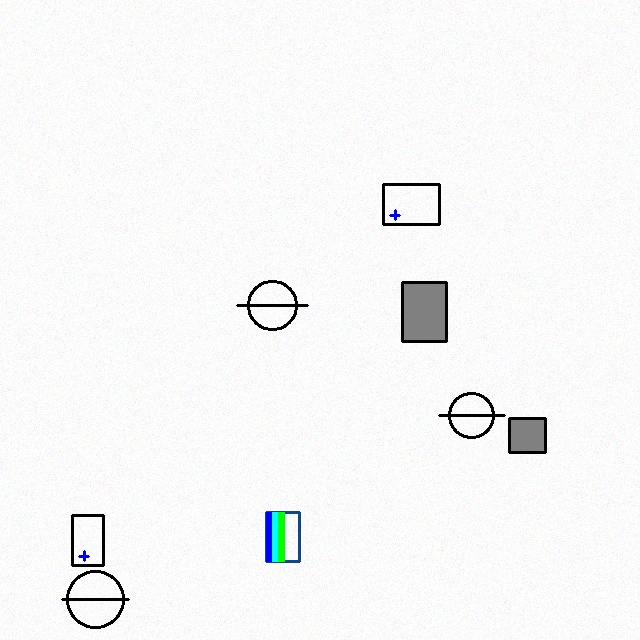
#> input picture backend/circuit_dataset/images/train/circuit_0000.jpg, 640 x 640 px; its folder holds only this picture in this run
$ python -i vision_processor.py   (imports and definitions only)
#> lines starting #> are read from the running program, lines starting #| are printed output that depends on the picture; after the words box and inside, x2 and y2 are one past the last pixel; in counts of white or black regions, pixels touching at a corner belong together
# backend/app/vision_processor.py
"""
Enhanced Vision Processing - Hybrid YOLO + Gemini Approach
Combines YOLOv8 component detection with Gemini Vision analysis
"""
import os
import json
import cv2
import numpy as np
from typing import Dict, Any, List, Tuple, Optional

# Try to import YOLOv8, fall back to Gemini-only if unavailable
# Defer YOLO import to avoid circular import issues with matplotlib
YOLO_AVAILABLE = False
YOLO = None

# [15 lines left out: function _lazy_load_yolo, not called in this run]

try:
    from google import genai
    from google.genai import types
    GEMINI_AVAILABLE = True
except ImportError:
    GEMINI_AVAILABLE = False

API_KEY = os.environ.get("GEMINI_API_KEY")

# Component class names from the circuitry dataset
COMPONENT_CLASSES = [
    'and', 'antenna', 'capacitor-polarized', 'capacitor-unpolarized', 'crossover',
    'diac', 'diode', 'diode-light_emitting', 'fuse', 'gnd', 'inductor',
    'integrated_circuit', 'integrated_cricuit-ne555', 'lamp', 'microphone',
    'motor', 'nand', 'nor', 'not', 'operational_amplifier', 'optocoupler',
    'or', 'probe-current', 'relay', 'resistor', 'resistor-adjustable',
    'resistor-photo', 'schmitt_trigger', 'socket', 'speaker', 'switch',
    'terminal', 'thyristor', 'transformer', 'transistor', 'transistor-photo',
    'triac', 'varistor', 'voltage-dc', 'voltage-dc_ac', 'voltage-dc_regulator',
    'vss', 'xor'
]

class VisionProcessor:
    def __init__(self):
        self.yolo_model = None
        self.gemini_client = None

        # Try to load YOLO model
        if YOLO_AVAILABLE:
            try:
                # Get model path from environment variable or use default paths
                model_path = os.environ.get(
                    "YOLO_MODEL_PATH",
                    os.path.join(os.path.dirname(__file__), "../../circuitry/best.pt")
                )

                # Fallback paths if environment variable not set
                yolo_paths = [
                    model_path,
                    os.path.abspath(os.path.join(os.path.dirname(__file__), "../../circuitry/best.pt")),
                    "./best.pt",
                    "../models/best.pt"
                ]

                for path in yolo_paths:
                    if os.path.exists(path):
                        if _lazy_load_yolo():
                            self.yolo_model = YOLO(path)
                            print(f"✅ YOLO model loaded from: {path}")
                            break
                        else:
                            print("⚠️  YOLO import failed, using Gemini Vision only")
                            break

                if not self.yolo_model:
                    print("⚠️  YOLO weights not found, using Gemini Vision only")

            except Exception as e:
                print(f"⚠️  YOLO loading failed: {e}")

        # Initialize Gemini if available
        if GEMINI_AVAILABLE and API_KEY:
            try:
                self.gemini_client = genai.Client()
                print("✅ Gemini Vision initialized")
            except Exception as e:
                print(f"⚠️  Gemini initialization failed: {e}")

    def preprocess_image_for_lines(self, image_path: str) -> Tuple[np.ndarray, np.ndarray]:
        """Preprocess image for line/wire detection using OpenCV"""
        image = cv2.imread(image_path, cv2.IMREAD_GRAYSCALE)
#> image: shape (640, 640); min 0, max 255, mean 246.6
        if image is None:
            raise ValueError(f"Could not load image: {image_path}")

        # Gaussian blur to reduce noise
        blurred = cv2.GaussianBlur(image, (3, 3), 0)

        # Canny edge detection
        edges = cv2.Canny(blurred, 50, 150)
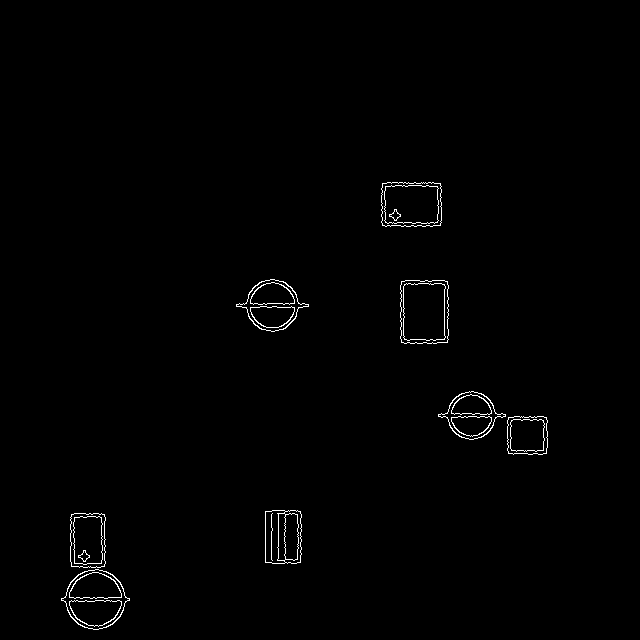
#> edges: shape (640, 640); 0.8% white in thin lines or dots, all inside (x1, y1, x2, y2) = (61, 182, 548, 630)

        return image, edges

    def create_component_mask(self, image_shape: Tuple[int, int],
                            component_boxes: List[Tuple[float, float, float, float]]) -> np.ndarray:
        """Create mask to exclude component areas from line detection"""
#> called with image_shape = (640, 640)
        height, width = image_shape
        mask = np.ones((height, width), dtype=np.uint8) * 255

        for box in component_boxes:
            x1, y1, x2, y2 = map(int, box)
            # Add padding around components to avoid detecting component edges as wires
            padding = 5
            x1 = max(0, x1 - padding)
            y1 = max(0, y1 - padding)
            x2 = min(width, x2 + padding)
            y2 = min(height, y2 + padding)

            cv2.rectangle(mask, (x1, y1), (x2, y2), 0, -1)

        return mask

    def detect_wires_opencv(self, image_path: str,
                          component_boxes: List[Tuple[float, float, float, float]]) -> List[Dict[str, Any]]:
        """Detect wires/lines using OpenCV HoughLinesP"""
        try:
            image, edges = self.preprocess_image_for_lines(image_path)

            # Create mask to exclude component areas
            mask = self.create_component_mask(image.shape, component_boxes)
            masked_edges = cv2.bitwise_and(edges, mask)

            # Detect lines using probabilistic Hough transform
            lines = cv2.HoughLinesP(
                masked_edges,
                rho=1,
                theta=np.pi/180,
                threshold=50,
                minLineLength=20,
                maxLineGap=10
            )
#> lines = [[443, 280, 444, 313], [403, 342, 403, 281], [265, 562, 265, 511], [281, 329, 302, 303], [278, 563, 278, 510], [439, 183, 441, 218], [271, 562, 271, 511], [458, 416, 543, 416]]

            wires = []
            if lines is not None:
                for i, line in enumerate(lines):
                    try:
                        # Handle different line formats (OpenCV version differences)
                        if len(line) == 4:
                            x1, y1, x2, y2 = line
                        else:
                            x1, y1, x2, y2 = line[0]
                    except (ValueError, IndexError) as e:
                        print(f"Skipping malformed line {i}: {e}")
                        continue

                    # Calculate line properties
                    length = np.sqrt((x2-x1)**2 + (y2-y1)**2)
                    angle = np.degrees(np.arctan2(y2-y1, x2-x1))

                    wire = {
                        "id": f"w{i+1}",
                        "start_point": [int(x1), int(y1)],
                        "end_point": [int(x2), int(y2)],
                        "length": round(length, 2),
                        "angle": round(angle, 2),
                        "type": "wire"
                    }
                    wires.append(wire)
#> this loop made 8 passes
#> (x1, y1, x2, y2, length, angle) on passes 1 to 8: (443, 280, 444, 313, 33.02, 88.26), (403, 342, 403, 281, 61, -90), (265, 562, 265, 511, 51, -90), (281, 329, 302, 303, 33.42, -51.07), (278, 563, 278, 510, 53, -90), (439, 183, 441, 218, 35.06, 86.73), (271, 562, 271, 511, 51, -90), (458, 416, 543, 416, 85, 0)
#> after the loop, wires = 8 items

            return wires

        except Exception as e:
            print(f"Wire detection failed: {e}")
            return []

    # [35 lines left out: function detect_components_yolo, not called in this run]

    def analyze_with_gemini(self, image_path: str, yolo_components: List[Dict] = None) -> Dict[str, Any]:
        """Analyze circuit using Gemini Vision with optional YOLO context"""
        if not self.gemini_client or not API_KEY:
            return self._create_fallback_result(yolo_components)

        try:
            with open(image_path, 'rb') as f:
                image_bytes = f.read()

            image_part = types.Part.from_bytes(data=image_bytes, mime_type='image/jpeg')

            # Enhanced prompt with YOLO context if available
            context_prompt = ""
            if yolo_components:
                detected_types = [comp['type'] for comp in yolo_components]
                context_prompt = f"\n\nNote: YOLO detection found these components: {', '.join(set(detected_types))}"

            prompt = f"""Analyze this electronic circuit diagram and return a JSON response with the following structure:
{{
  "components": [
    {{"type": "resistor", "name": "R1", "value": "10k", "nodes": ["N1", "N2"], "confidence": 0.95}},
    {{"type": "capacitor", "name": "C1", "value": "100nF", "nodes": ["N2", "0"], "confidence": 0.85}}
  ],
  "nets": ["N1", "N2", "0"],
  "circuit_analysis": {{
    "type": "circuit_type_here",
    "purpose": "brief_description",
    "key_components": ["component1", "component2"],
    "confidence": 0.90
  }},
  "recommendations": [
    "suggestion1",
    "suggestion2"
  ]
}}

Use node '0' for ground connections. Provide reasonable component values where visible.
{context_prompt}"""

            response = self.gemini_client.models.generate_content(
                model='gemini-2.0-flash',
                contents=[image_part, prompt],
                config={
                    'response_mime_type': 'application/json'
                }
            )

            result = json.loads(response.text)

            # Merge with YOLO results if available
            if yolo_components:
                result["yolo_detection"] = {
                    "components_found": len(yolo_components),
                    "confidence_avg": np.mean([comp['confidence'] for comp in yolo_components]),
                    "types_detected": list(set([comp['type'] for comp in yolo_components]))
                }

            return result

        except Exception as e:
            print(f"Gemini analysis failed: {e}")
            return self._create_fallback_result(yolo_components)

    def _create_fallback_result(self, yolo_components: List[Dict] = None) -> Dict[str, Any]:
        """Create fallback result when AI analysis fails"""
        components = []

        if yolo_components:
            # Convert YOLO components to standard format
            for i, comp in enumerate(yolo_components):
                components.append({
                    "type": comp['type'],
                    "name": f"{comp['type'].upper()}{i+1}",
                    "value": "unknown",
                    "nodes": [f"N{i}", f"N{i+1}"],
                    "confidence": comp['confidence']
                })
        else:
            # Basic fallback components
            components = [
                {"type": "resistor", "name": "R1", "value": "1k", "nodes": ["N1", "N2"], "confidence": 0.5},
                {"type": "voltage_source", "name": "V1", "value": "5V", "nodes": ["N1", "0"], "confidence": 0.5}
            ]

        return {
            "components": components,
            "nets": ["N1", "N2", "0"],
            "circuit_analysis": {
                "type": "unknown_circuit",
                "purpose": "Circuit analysis unavailable - using fallback detection",
                "key_components": [comp['type'] for comp in components],
                "confidence": 0.5
            },
            "recommendations": [
                "AI analysis unavailable - manual verification recommended"
            ],
            "fallback_mode": True
        }

    def process_circuit_image(self, image_path: str) -> Dict[str, Any]:
        """Main processing pipeline - hybrid YOLO + Gemini + OpenCV approach"""
        try:
            print(f"🔍 Processing circuit image: {image_path}")

            # Step 1: YOLO component detection
            yolo_components = []
            if self.yolo_model:
                yolo_components = self.detect_components_yolo(image_path)
                print(f"📍 YOLO detected {len(yolo_components)} components")

            # Step 2: OpenCV wire detection
            component_boxes = [comp['bbox'] for comp in yolo_components] if yolo_components else []
            wires = self.detect_wires_opencv(image_path, component_boxes)
#> wires = 8 items
            print(f"🔗 OpenCV detected {len(wires)} wires")
#| 🔗 OpenCV detected 8 wires

            # Step 3: Gemini analysis with YOLO context
            gemini_result = self.analyze_with_gemini(image_path, yolo_components)

            # Step 4: Combine all results
            final_result = {
                **gemini_result,
                "wires": wires,
                "detection_meta": {
                    "yolo_available": YOLO_AVAILABLE and self.yolo_model is not None,
                    "gemini_available": GEMINI_AVAILABLE and self.gemini_client is not None,
                    "yolo_components_count": len(yolo_components),
                    "opencv_wires_count": len(wires),
                    "processing_time": "calculated_in_main"
                }
            }

            print("✅ Circuit processing completed")
            return final_result

        except Exception as e:
            print(f"❌ Circuit processing failed: {e}")
            return self._create_fallback_result()

# Global processor instance
vision_processor = VisionProcessor()

def process_image_hybrid(image_path: str) -> Dict[str, Any]:
    """Public interface for hybrid vision processing"""
    return vision_processor.process_circuit_image(image_path)

>>> result = VisionProcessor().process_circuit_image('../circuit_dataset/images/train/circuit_0000.jpg')
#> result = 7 items

$ run again, on backend/circuit_dataset/images/train/circuit_0001.jpg
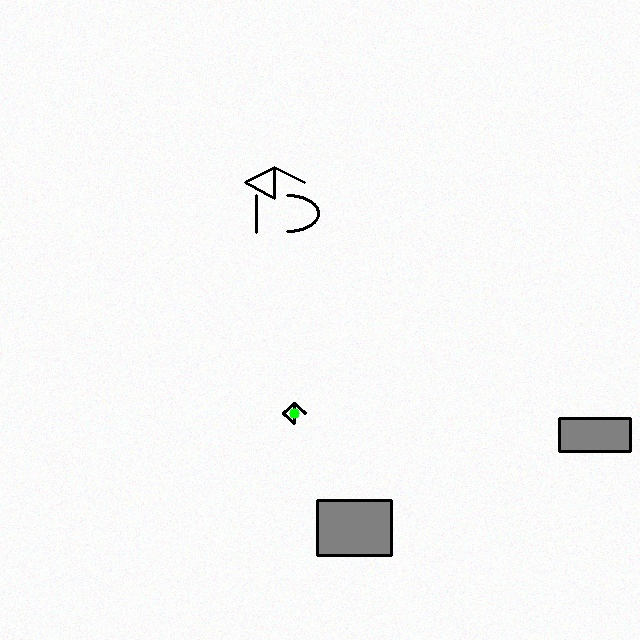
#> input picture backend/circuit_dataset/images/train/circuit_0001.jpg, 640 x 640 px
#> in preprocess_image_for_lines, `edges = cv2.Canny(blurred, 50, 150)`:
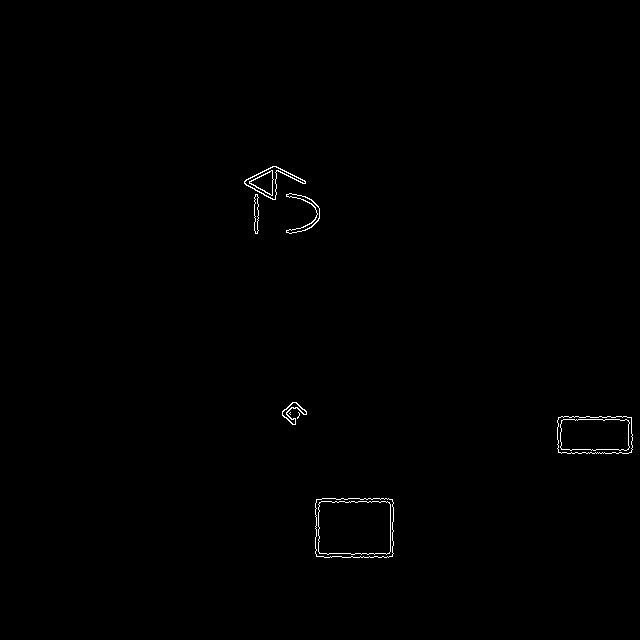
#> edges: shape (640, 640); 0.4% white in thin lines or dots, all inside (x1, y1, x2, y2) = (244, 166, 633, 558)
#> lines = [[558, 449, 632, 449], [315, 553, 393, 553], [558, 419, 631, 419], [390, 556, 390, 499], [316, 501, 392, 501]]
#> the loop in detect_wires_opencv, `for i, line in enumerate(lines):` made 5 passes
#> (x1, y1, x2, y2, length, angle) on passes 1 to 5: (558, 449, 632, 449, 74, 0), (315, 553, 393, 553, 78, 0), (558, 419, 631, 419, 73, 0), (390, 556, 390, 499, 57, -90), (316, 501, 392, 501, 76, 0)
#> after the loop in detect_wires_opencv, `for i, line in enumerate(lines):`: wires = 5 items
#| 🔗 OpenCV detected 5 wires
#> result = 7 items

$ run again, on backend/circuit_dataset/images/train/circuit_0002.jpg
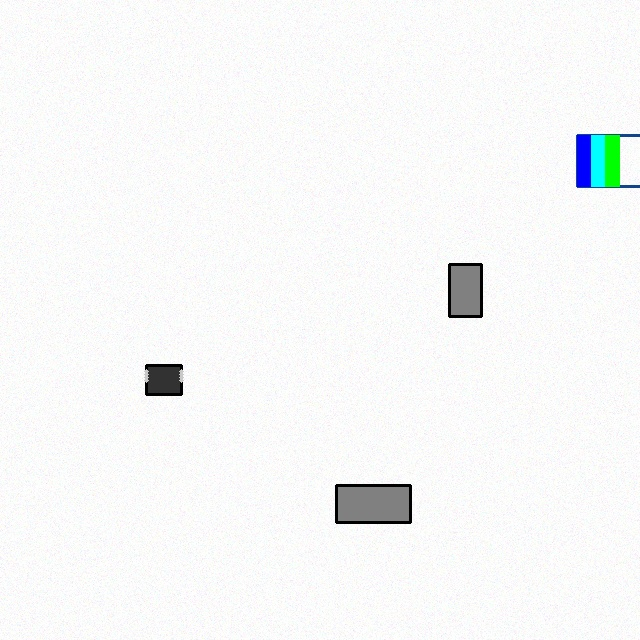
#> input picture backend/circuit_dataset/images/train/circuit_0002.jpg, 640 x 640 px
#> in preprocess_image_for_lines, `edges = cv2.Canny(blurred, 50, 150)`:
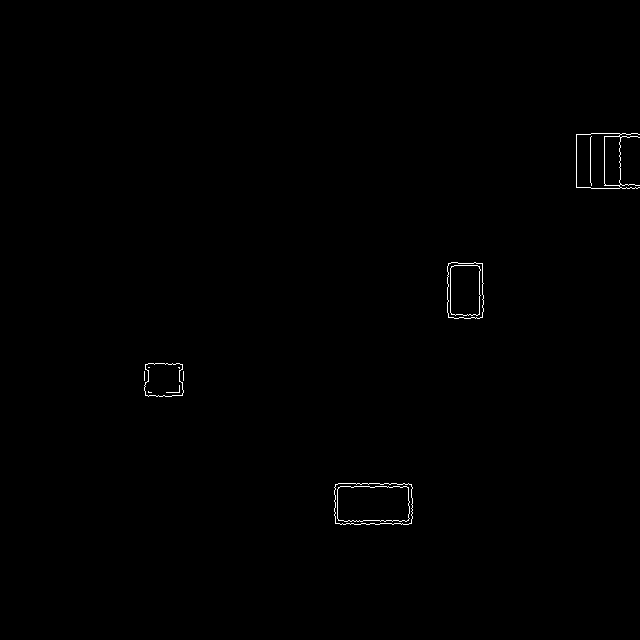
#> edges: shape (640, 640); 0.33% white in thin lines or dots, all inside (x1, y1, x2, y2) = (144, 133, 640, 525)
#> lines = [[576, 187, 576, 134], [335, 486, 411, 486], [338, 483, 408, 483], [335, 520, 411, 520], [604, 188, 604, 133]]
#> the loop in detect_wires_opencv, `for i, line in enumerate(lines):` made 5 passes
#> (x1, y1, x2, y2, length, angle) on passes 1 to 5: (576, 187, 576, 134, 53, -90), (335, 486, 411, 486, 76, 0), (338, 483, 408, 483, 70, 0), (335, 520, 411, 520, 76, 0), (604, 188, 604, 133, 55, -90)
#> after the loop in detect_wires_opencv, `for i, line in enumerate(lines):`: wires = 5 items
#| 🔗 OpenCV detected 5 wires
#> result = 7 items

$ run again, on backend/circuit_dataset/images/train/circuit_0003.jpg
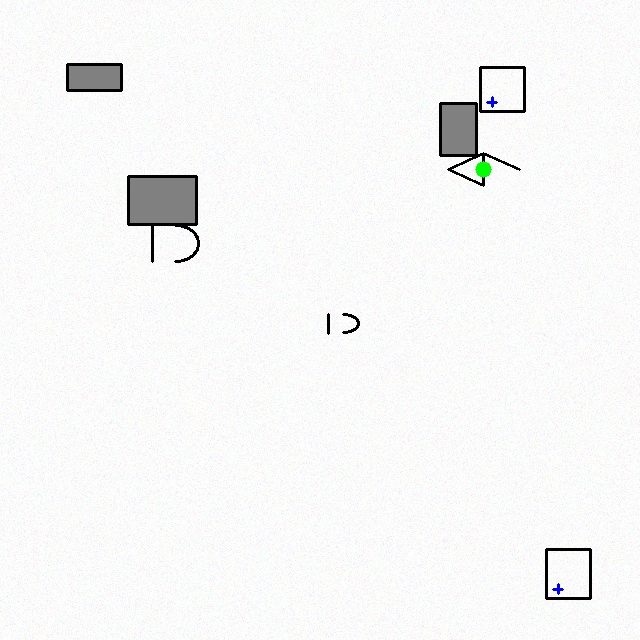
#> input picture backend/circuit_dataset/images/train/circuit_0003.jpg, 640 x 640 px
#> in preprocess_image_for_lines, `edges = cv2.Canny(blurred, 50, 150)`:
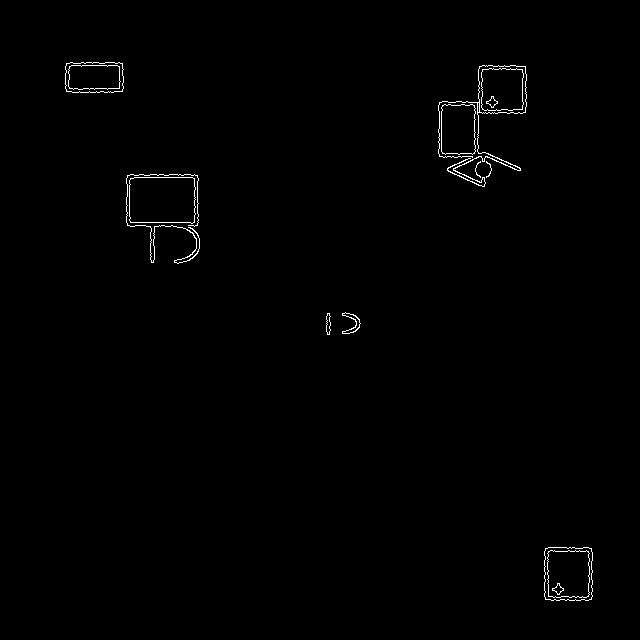
#> edges: shape (640, 640); 0.63% white in thin lines or dots, all inside (x1, y1, x2, y2) = (65, 62, 593, 601)
#> lines = [[127, 177, 197, 177], [126, 222, 198, 222], [66, 65, 122, 65], [476, 183, 479, 81], [127, 175, 180, 174], [66, 91, 95, 92], [70, 62, 119, 62]]
#> the loop in detect_wires_opencv, `for i, line in enumerate(lines):` made 7 passes
#> (x1, y1, x2, y2, length, angle) on passes 1 to 7: (127, 177, 197, 177, 70, 0), (126, 222, 198, 222, 72, 0), (66, 65, 122, 65, 56, 0), (476, 183, 479, 81, 102, -88.32), (127, 175, 180, 174, 53.01, -1.08), (66, 91, 95, 92, 29.02, 1.97), (70, 62, 119, 62, 49, 0)
#> after the loop in detect_wires_opencv, `for i, line in enumerate(lines):`: wires = 7 items
#| 🔗 OpenCV detected 7 wires
